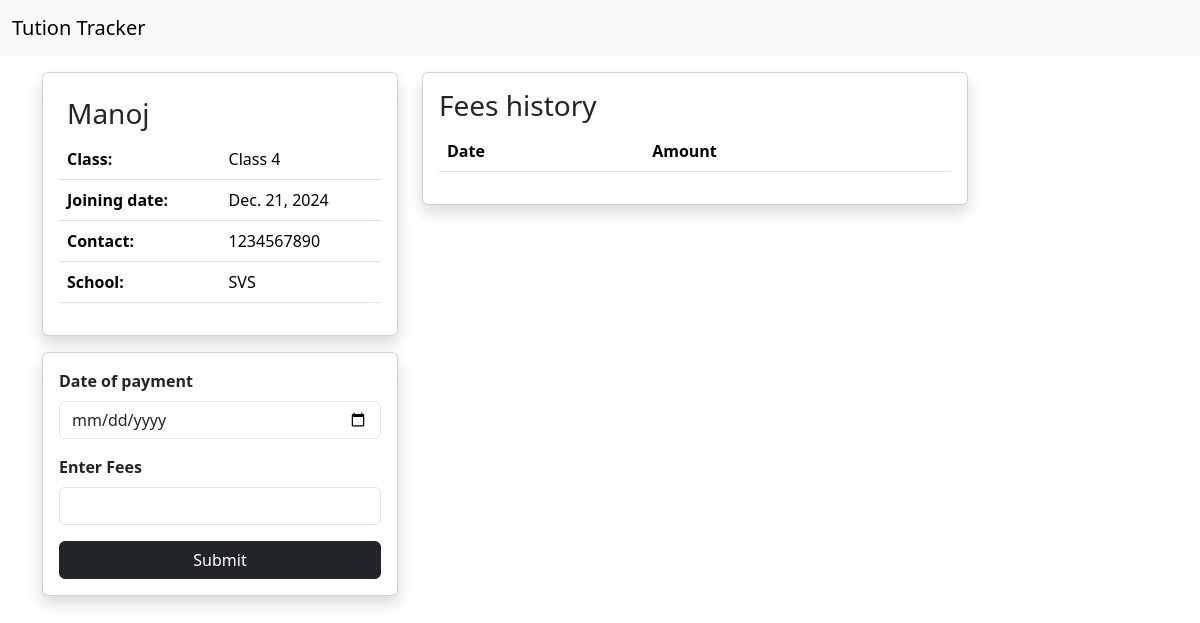
The page /student/4 (signed in) on the database its author committed.
### main/models.py (models this page shows, shortened)
class Student(models.Model):
    name = models.CharField("Student's Name", max_length=255)
    class_name = models.ForeignKey(Class, on_delete=models.CASCADE)
    joining_date  = models.DateField("Date of Joining")
    contact_no = models.CharField("Parent's Contact No",max_length=10)
    school = models.ForeignKey(School,on_delete=models.CASCADE)

class Class(models.Model):
    name = models.CharField("Student Class", max_length=20, unique=True)
    def __str__(self):
        return self.name
    class Meta:
        verbose_name_plural = 'Classes'

class School(models.Model):
    name = models.CharField("School Name", max_length=40)
    def __str__(self):
        return self.name

### main/views.py (the view, shortened to what this page needs)
# urls.py: path('student/<int:id>', views.student_detail, name='student_detail'),
@login_required
def student_detail(request, id):
    student = Student.objects.get(id = id)
    return render(request,'main/student_detail.html', {
        "student": student
    })

### main/templates/main/student_detail.html (shortened to what this page needs)
{% extends 'base.html' %}
{% block content %}
<div class="container">
 	<div class="row mt-3">
    	<div class="col-md-4">
			<div class="card shadow">
            	<div class="card-body">
					<div class="m-2 h3">
						{{ student.name }}
					</div>
					<table class="table">
						<tr>
							<td class="fw-bold">Class: </td>
							<td>{{ student.class_name }}</td>
						</tr>
						<tr>
							<td class="fw-bold">Joining date: </td>
							<td>{{ student.joining_date }}</td>
						</tr>
						<tr>
							<td class="fw-bold">Contact:</td>
							<td>{{ student.contact_no }}</td>
						</tr>
						<tr>
							<td class="fw-bold">School:</td>
							<td>{{ student.school }}</td>
						</tr>
					</table>
				</div>
          	</div>
			<div class="card shadow my-3">
                <div class="card-body">
					<form method="POST">
						<div class="mb-3">
							<label for="payment_date" class="form-label"><strong>Date of payment</strong></label>
							<input type="date" id="payment_date" name="payment_date" class="form-control" required>
						</div>
						<div class="mb-3">
							<label for="fees" class="form-label"><strong>Enter Fees</strong></label>
							<input type="number" id="fees" name="amount" class="form-control" required>
						</div>
						<div class="text-center">
							<button type="submit" class="btn btn-dark w-100">Submit</button>
						</div>
					</form>
				</div>
            </div>
		</div>
    	<div class="col-md-6">
      		<div class="card shadow">
				<div class="card-body">
					<h3>Fees history</h3>
					<table class="table">
						<tr>
							<th>Date</th>
							<th>Amount</th>
						</tr>
					</table>
				</div>
			</div>
   		</div>
  	</div>
</div>
{% endblock content %}

### rows shown on the page
Student: name "Manoj", class_name "Class 4", joining_date "Dec. 21, 2024", contact_no "1234567890", school "SVS"
